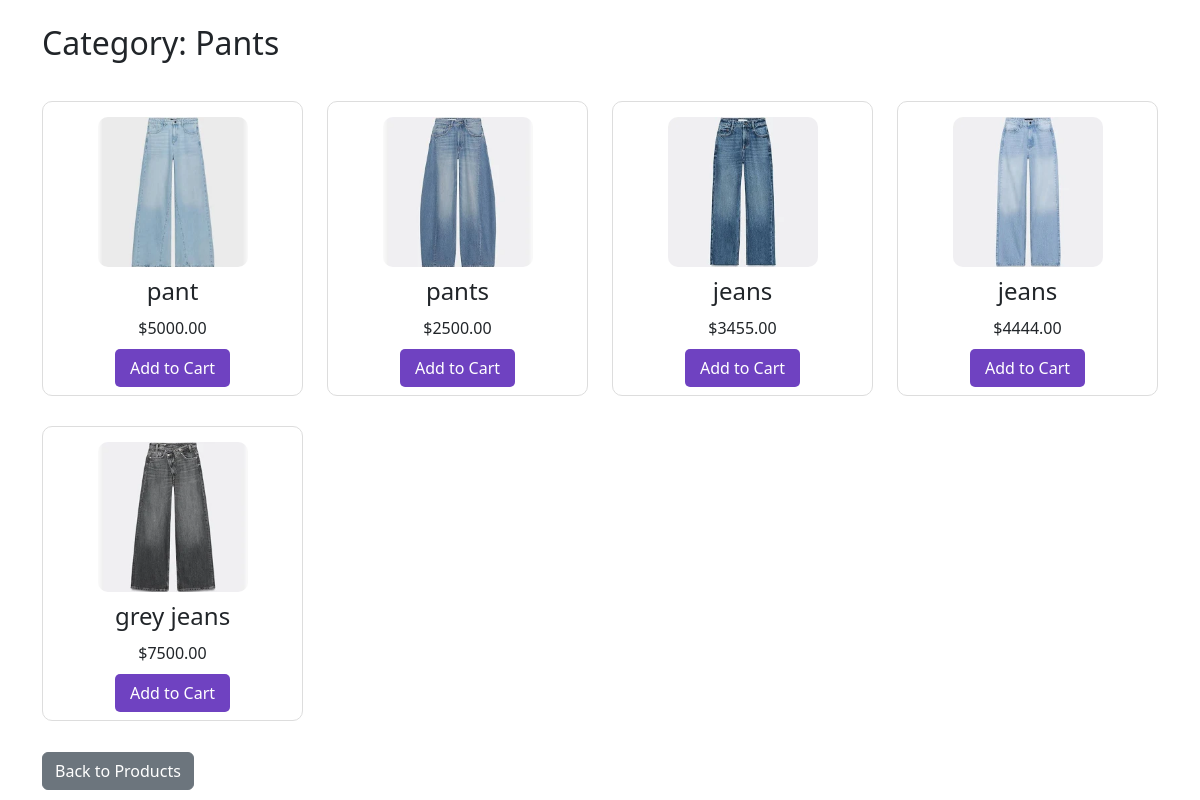
The page /category/pants/ on the database its author committed.
### vshop/models.py (models this page shows, shortened)
class Category(models.Model):
    name=models.CharField(max_length=100)
    slug=models.SlugField(unique=True)

class Product(models.Model):
    title = models.CharField(max_length=200)
    price = models.DecimalField(max_digits=10, decimal_places=2)
    description = models.TextField(blank=True, null=True)
    image = models.ImageField(upload_to='products/', blank=True, null=True)
    category=models.ForeignKey(Category, on_delete=models.SET_NULL, null=True, blank=True)
    created_at = models.DateTimeField(auto_now_add=True)

### vshop/views.py (the view)
# urls.py: path('category/<slug:slug>/', views.category_products, name='category_products'),
def category_products(request, slug):
    category = get_object_or_404(Category, slug=slug)
    products = Product.objects.filter(category=category)
    return render(request, 'category_product.html', {'category': category, 'products': products})

### vshop/templates/category_product.html (shortened to what this page needs)
{% load static %}
<!DOCTYPE html>
<html>
<head>
    <link href="https://cdn.jsdelivr.net/npm/bootstrap@5.3.2/dist/css/bootstrap.min.css" rel="stylesheet">
</head>
<body>
<div class="container mt-4">
    <h2 class="mb-4">Category: {{ category.name }}</h2>
    {% if products %}
        <div class="row">
        {% for product in products %}
            <div class="col-sm-6 col-md-4 col-lg-3">
                <div class="product-card">
                    {% if product.image %}
                        <img src="{{ product.image.url }}" alt="{{ product.title }}">
                    {% else %}
                        <img src="{% static 'images/default-product.png' %}" alt="No Image">
                    {% endif %}
                    <h4>{{ product.title }}</h4>
                    <p>${{ product.price|floatformat:2 }}</p>
                    <a href="{% url 'add_to_cart' product.id %}" class="add-to-cart-btn">Add to Cart</a>
                </div>
            </div>
        {% endfor %}
        </div>
    {% else %}
        <p>No products in this category.</p>
    {% endif %}
    <a href="{% url 'product_list' %}" class="btn btn-secondary mt-3">Back to Products</a>
</div>
</body>
</html>

### vshop/templates/category_product.html (style rules this page uses)
.product-card { border: 1px solid #ddd; border-radius: 10px; padding: 15px; margin: 15px 0; text-align: center; transition: transform 0.2s ease, box-shadow 0.2s ease; }
.product-card img { width: 150px; height: 150px; object-fit: cover; border-radius: 10px; }
.product-card h4 { margin: 10px 0; }
.add-to-cart-btn { background: #6f42c1; color: #fff; padding: 8px 15px; border-radius: 5px; text-decoration: none; transition: background 0.2s ease; }

### rows shown on the page
Category: name "Pants"
Product: image (picture), title "pant", price "5000.00"
Product: image (picture), title "pants", price "2500.00"
Product: image (picture), title "jeans", price "3455.00"
Product: image (picture), title "jeans", price "4444.00"
Product: image (picture), title "grey jeans", price "7500.00"
